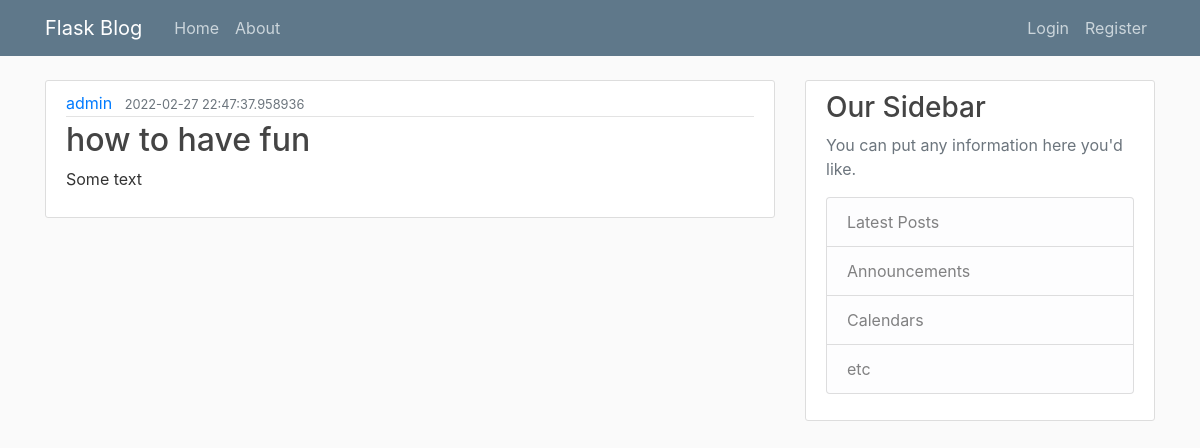
The page /home on the database its author committed.
### db_interface.py (models this page shows, shortened)
class Post(db.Model):
    id = db.Column(db.Integer, primary_key=True)
    title = db.Column(db.String(100), nullable=False)
    date_posted = db.Column(db.DateTime, nullable=False, default=datetime.utcnow)
    content = db.Column(db.Text, nullable=False)
    user_id = db.Column(db.Integer, db.ForeignKey('user.id'), nullable=False)

class User(db.Model):
    id = db.Column(db.Integer, primary_key=True)
    username = db.Column(db.String(20), unique=True, nullable=False)
    email = db.Column(db.String(120), unique=True, nullable=False)
    image_file = db.Column(db.String(20), nullable=False, default='default.jpg')
    password = db.Column(db.String(60), nullable=False)
    posts = db.relationship('Post', backref='author', lazy=True)

### flaskblog.py (the view)
@app.route("/")
@app.route("/home")
def home():
    return render_template('home.html', posts=Post.query.all())

### Templates/home.html (shortened to what this page needs)
<html>
    <head></head>
    <body>{% extends "layout.html" %}
    {% block content %}
        {% for post in posts %}
            <article class="media content-section">
              <div class="media-body">
                <div class="article-metadata">
                  <a class="mr-2" href="#">{{ post.author.username }}</a>
                  <small class="text-muted">{{ post.date_posted }}</small>
                </div>
                <h2><a class="article-title" href="#">{{ post.title }}</a></h2>
                <p class="article-content">{{ post.content }}</p>
              </div>
            </article>
        {% endfor %}
    {% endblock content %}

### static/main.css (style rules this page uses)
body { background: #fafafa; color: #333333; margin-top: 5rem; }
h1, h2, h3, h4, h5, h6 { color: #444444; }
.content-section { background: #ffffff; padding: 10px 20px; border: 1px solid #dddddd; border-radius: 3px; margin-bottom: 20px; }
.article-title { color: #444444; }
.article-content { white-space: pre-line; }
.article-metadata { padding-bottom: 1px; margin-bottom: 4px; border-bottom: 1px solid #e3e3e3 }

### rows shown on the page
Post: author.username "admin", date_posted "2022-02-27 22:47:37.958936", title "how to have fun", content "Some text"
